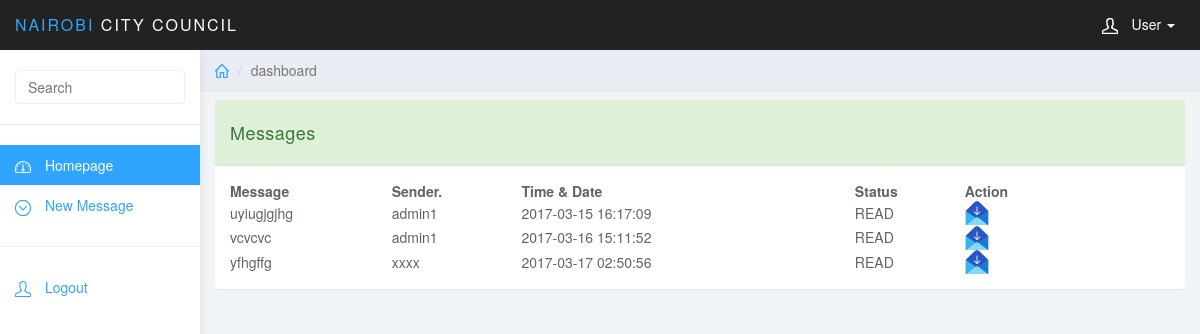
/login/user/allmessage.php (signed in), run on the app's committed database.
### tables this page shows
CREATE TABLE `messages_table` (
  `message_id` int(11) NOT NULL,
  `message_details` varchar(200) NOT NULL,
  `message_recipient` varchar(20) NOT NULL,
  `message_sender` varchar(20) NOT NULL,
  `message_status` varchar(20) NOT NULL,
  `message_time` datetime NOT NULL
);

### login/user/allmessage.php (the view, shortened to what this page needs)
<?php
$username=$_SESSION['login_username'];
?>
<!DOCTYPE html>
<html>
<head>
<link href="../css/bootstrap.min.css" rel="stylesheet">
<link href="../css/datepicker3.css" rel="stylesheet">
<link href="../css/styles.css" rel="stylesheet">
</head>
<body>
	<nav class="navbar navbar-inverse navbar-fixed-top" role="navigation">
		<div class="container-fluid">
			<div class="navbar-header">
				<a class="navbar-brand" href="#"><span>Nairobi </span>City Council</a>
				<ul class="user-menu">
					<li class="dropdown pull-right">
						<a href="#" class="dropdown-toggle" data-toggle="dropdown"><svg class="glyph stroked male-user"><use xlink:href="#stroked-male-user"></use></svg> User <span class="caret"></span></a>
					</li>
				</ul>
			</div>
		</div>
	</nav>
	<div id="sidebar-collapse" class="col-sm-3 col-lg-2 sidebar">
		<form role="search">
			<div class="form-group">
				<input type="text" class="form-control" placeholder="Search">
			</div>
		</form>
		<ul class="nav menu">
			<li class="active"><a href="index.php"><svg class="glyph stroked dashboard-dial"><use xlink:href="#stroked-dashboard-dial"></use></svg> Homepage</a></li>
			<li class="parent">
				<a href="nemsg.php">
					<span data-toggle="collapse" href="#sub-item-2"><svg class="glyph stroked chevron-down"><use xlink:href="#stroked-chevron-down"></use></svg></span> New Message
				</a>
			</li>
			<li role="presentation" class="divider"></li>
			<li><a href="../logout.php"><svg class="glyph stroked male-user"><use xlink:href="#stroked-male-user"></use></svg> Logout</a></li>
		</ul>
	</div>
	<div class="col-sm-9 col-sm-offset-3 col-lg-10 col-lg-offset-2 main">
		<div class="row">
			<ol class="breadcrumb">
				<li><a href="#"><svg class="glyph stroked home"><use xlink:href="#stroked-home"></use></svg></a></li>
				<li class="active">dashboard</li>
			</ol>
		</div>
        <div class="row">
			<div class="col-lg-12">
			</div>
		</div>
        <div class="col-md-13">
				<div class="panel panel-success">
					<div class="panel-heading">
						Messages
					</div>
					<div class="panel-body">
						<?php
			include("..connection/connector.php");
			$query="SELECT * FROM  messages_table WHERE message_recipient ='$username'";
			$resource=mysql_query($query,$conn);
			echo "
		<table align=\"\" border=\"0\" width=\"90%\">
		<tr>
		<td><b>Message</b></td> <td><b>Sender.</b></td></td><td><b>Time & Date</b></td><td><b>Status</b></td><td><b>Action</b></td></tr> ";
			while($result=mysql_fetch_array($resource))
			{
				echo "<tr><td>".$result[1]."</td><td>".$result[3]."</td><td>".$result[5]."</td><td>".$result[4]."</td><td>
	<a href=\"reader.php?mesid=".$result[0]."\"><img border=\"0\" src=\"../images/read.png\"/></a>
	</td></tr>";
			} echo "</table>";
			?>
					</div>
				</div>
			</div>
	</div>
</body>
</html>

### login/css/styles.css (style rules this page uses)
body { background: #f1f4f7; padding-top: 50px; color: #5f6468; }
a, a:hover, a:focus { color: #30a5ff; }
.form-control { border: 1px solid #eee; box-shadow: none; }
.navbar-header .navbar-brand { color: #fff; font-size: 16px; text-transform: uppercase; font-weight: 500; letter-spacing: 2px; }
.navbar-header .navbar-brand span { color: #30a5ff; }
.panel { border: 0; }
.panel-heading { font-size: 18px; font-weight: 300; letter-spacing: 0.025em; height: 66px; line-height: 45px; }
.navbar { border: 0; }
.user-menu { display: inline-block; margin-top: 14px; margin-right: 10px; float: right; list-style: none; padding: 0; }
.user-menu a { color: #fff; }
.sidebar { display: block; background-color: #fff; padding: 0; display: none; }
.sidebar form { padding: 20px 15px 5px 15px; border-bottom: 1px solid #eee; margin-bottom: 20px; }
@media (min-width: 768px) { .sidebar { display: block; position: fixed; top: 50px; bottom: 0; left: 0; z-index: 1000; display: block; margin: 0; padding: 0; overflow-x: hidden; overflow-y: auto; background-color: #fff; box-shadow: 1px 0px 10px rgba(0, 0, 0, .05); } }
@media (min-width: 768px) { .navbar-header { width: 100%; } }
.sidebar ul.nav .active a, .sidebar ul.nav li.parent a.active, .sidebar ul.nav .active > a:hover, .sidebar ul.nav li.parent a.active:hover, .sidebar ul.nav .active > a:focus, .sidebar ul.nav li.parent a.active:focus { color: #fff; background-color: #30a5ff; }
.sidebar ul.nav li.divider { border-bottom: 1px solid #eee; margin: 20px 0; }
.breadcrumb { border-radius: 0; padding: 10px 15px; background: #e9ecf2; box-shadow: 0 1px 1px rgba(0, 0, 0, .05); margin: 0 ; }
.sidebar .glyph, .user-menu .glyph { height: 16px; width: 16px; margin: 0 10px 0 0; stroke-width: 3px; }
.user-menu .glyph { stroke-width: 4px; }
.breadcrumb .glyph { height: 14px; width: 14px; margin: -2px 0 0 0; stroke-width: 4px; }

### data on the page
messages_table: message_details "uyiugjgjhg", message_sender "admin1", message_time "2017-03-15 16:17:09", message_status "READ"
messages_table: message_details "vcvcvc", message_sender "admin1", message_time "2017-03-16 15:11:52", message_status "READ"
messages_table: message_details "yfhgffg", message_sender "xxxx", message_time "2017-03-17 02:50:56", message_status "READ"
